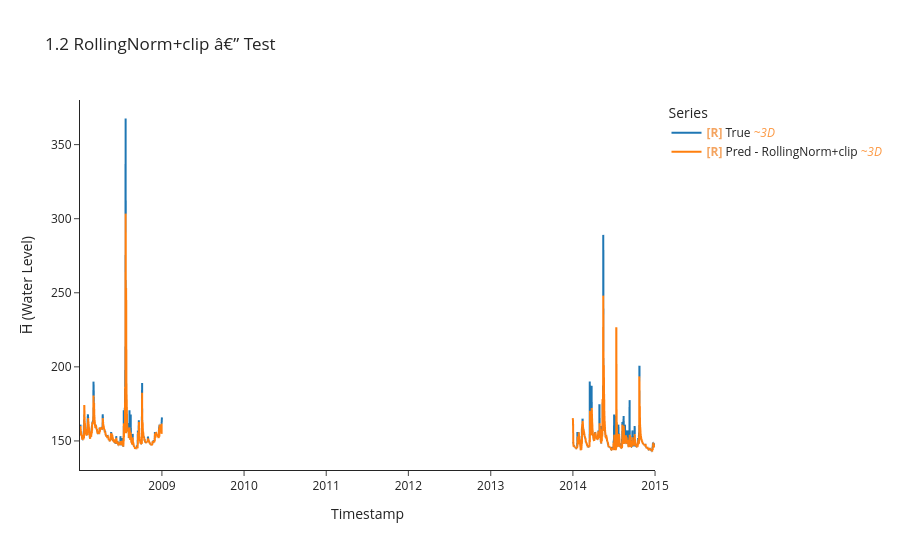

The code cell stored with this chart in its notebook:
### Code cell
y_te_roll, y_pe_roll, idx_te_roll = uf.model_evaluate_with_norm(
    model_roll, crit_roll, test_ds_roll, test_df.index, LOOKBACK, HORIZON, BATCH_SIZE
)

uf.calculate_metrics_and_plot(
    {"RollingNorm+clip": (y_te_roll, y_pe_roll, idx_te_roll)},
    plot_title="1.2 RollingNorm+clip â€” Test",
    export_metrics=True, export_html=True,
    export_file_name="results/testing/online/p1_rolling_clip",
)
uf.export_results_to_csv(
    {"RollingNorm_clip": (y_te_roll, y_pe_roll, idx_te_roll)},
    "results/testing/predictions_vs_true/online"
)

### Figure 1 — Plotly figure (JSON) as saved in the notebook; plotly's stock layout.template omitted (floating-point values rounded to 4 significant figures; data arrays with more than 128 entries replaced by an {"elided": "..."} marker saying what was removed)
{"data": [{"hovertemplate": "Legend=True<br>Timestamp=%{x}<br>H̅ (Water Level)=%{y}<extra></extra>", "legendgroup": "True", "line": {"color": "#1f77b4", "dash": "solid", "width": 2}, "marker": {"symbol": "circle"}, "mode": "lines", "name": "<b style=\"color:sandybrown\">[R]</b> True <i style=\"color:#fc9944\">~3D</i>", "showlegend": true, "type": "scattergl", "uid": "ecea9d96-ea5d-4e42-a9a1-934a6d077dd5", "x": {"elided": "1001 str values"}, "xaxis": "x", "y": {"elided": "1001 float values"}, "yaxis": "y"}, {"hovertemplate": "Legend=Pred - RollingNorm+clip<br>Timestamp=%{x}<br>H̅ (Water Level)=%{y}<extra></extra>", "legendgroup": "Pred - RollingNorm+clip", "line": {"color": "#ff7f0e", "dash": "solid", "width": 2}, "marker": {"symbol": "circle"}, "mode": "lines", "name": "<b style=\"color:sandybrown\">[R]</b> Pred - RollingNorm+clip <i style=\"color:#fc9944\">~3D</i>", "showlegend": true, "type": "scattergl", "uid": "f109725c-ce7e-4908-97fa-0497bbd4c8db", "x": {"elided": "1001 str values"}, "xaxis": "x", "y": {"elided": "1001 float values"}, "yaxis": "y"}], "layout": {"height": 550, "legend": {"title": {"text": "Series"}, "tracegroupgap": 0}, "title": {"text": "1.2 RollingNorm+clip â€” Test"}, "xaxis": {"anchor": "y", "domain": [0, 1], "title": {"text": "Timestamp"}}, "yaxis": {"anchor": "x", "domain": [0, 1], "title": {"text": "H̅ (Water Level)"}}}}
